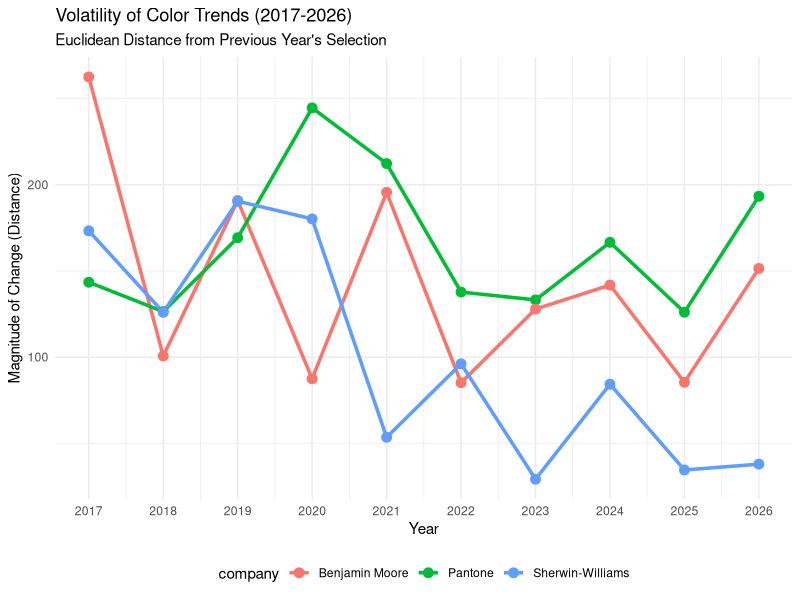
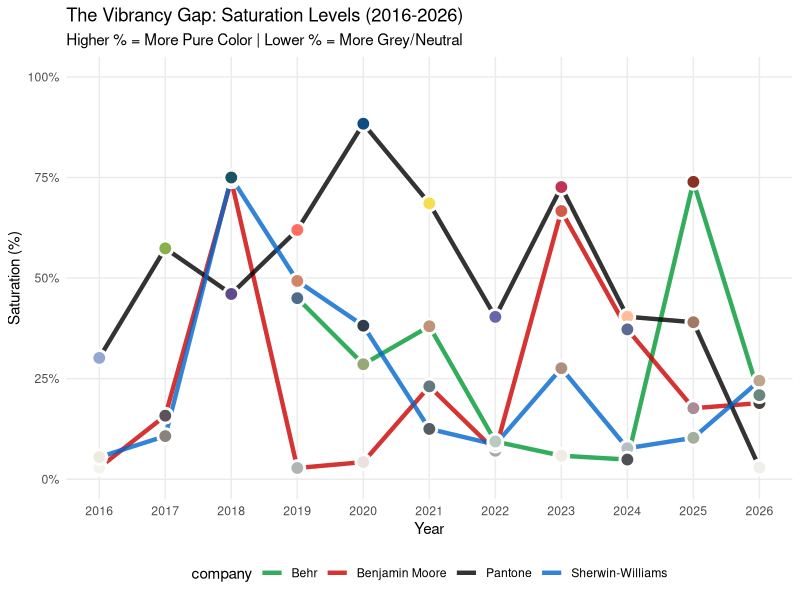

The R script that drew these images, in order:
## ---- chunk 1

# Load necessary libraries
if (!require("ggplot2")) install.packages("ggplot2")
if (!require("dplyr")) install.packages("dplyr")

library(ggplot2)
library(dplyr)

# 1. Create the Dataset
# Note: For split years (Pantone 2016/2021), we average the RGB values
colors_ts <- data.frame(
  year = c(
    # Pantone
    2026, 2025, 2024, 2023, 2022, 2021, 2020, 2019, 2018, 2017, 2016,
    # Benjamin Moore
    2026, 2025, 2024, 2023, 2022, 2021, 2020, 2019, 2018, 2017, 2016,
    # Sherwin-Williams
    2026, 2025, 2024, 2023, 2022, 2021, 2020, 2019, 2018, 2017, 2016
  ),
  company = c(
    rep("Pantone", 11),
    rep("Benjamin Moore", 11),
    rep("Sherwin-Williams", 11)
  ),
  # RGB Values (Approximate)
  R = c(
    # Pantone (240, 164, 255, 190, 102, 196, 15, 255, 95, 136, 196),
    # BM      (74, 170, 91, 210, 163, 100, 235, 175, 175, 95, 243),
    # SW      (188, 163, 180, 174, 149, 84, 47, 209, 25, 140, 237)
    # Filling full vectors for copy-paste convenience:
    240, 164, 255, 190, 102, 196, 15, 255, 95, 136, 196, # Pantone
    74, 170, 91, 210, 163, 100, 235, 175, 175, 95, 243,  # BM
    188, 163, 180, 174, 149, 84, 47, 209, 25, 140, 237   # SW
  ),
  G = c(
    238, 120, 190, 52, 103, 186, 76, 111, 75, 176, 185, # Pantone
    65, 140, 108, 90, 170, 120, 225, 180, 45, 80, 244,  # BM
    166, 175, 190, 142, 151, 94, 61, 134, 85, 130, 234  # SW
  ),
  B = c(
    233, 100, 152, 85, 171, 114, 129, 97, 139, 75, 205, # Pantone
    60, 150, 145, 70, 158, 130, 225, 180, 45, 95, 237,  # BM
    142, 169, 195, 126, 138, 96, 76, 106, 100, 125, 224 # SW
  )
)

# 2. Calculate Distances
# Group by company, sort by year, and calculate Euclidean distance from previous year
df_dist <- colors_ts %>%
  group_by(company) %>%
  arrange(year) %>%
  mutate(
    # Lag gives the value of the previous row (previous year)
    dist = sqrt(
      (R - lag(R))^2 + 
      (G - lag(G))^2 + 
      (B - lag(B))^2
    )
  ) %>%
  filter(!is.na(dist)) # Remove the first year (2016) since it has no previous year

# 3. Plot
ggplot(df_dist, aes(x = year, y = dist, color = company, group = company)) +
  geom_line(size = 1.2) +
  geom_point(size = 3) +
  scale_x_continuous(breaks = 2017:2026) +
  labs(
    title = "Volatility of Color Trends (2017-2026)",
    subtitle = "Euclidean Distance from Previous Year's Selection",
    y = "Magnitude of Change (Distance)",
    x = "Year"
  ) +
  theme_minimal() +
  theme(legend.position = "bottom")
## ---- chunk 2
library(ggplot2)
library(dplyr)

# 1. Setup Data (Including 2025/2026 updates)
colors_df <- data.frame(
  year = c(2026, 2025, 2024, 2023, 2022, 2021, 2020, 2019, 2018, 2017, 2016,
           2026, 2025, 2024, 2023, 2022, 2021, 2020, 2019, 2018, 2017, 2016,
           2026, 2025, 2024, 2023, 2022, 2021, 2020, 2019, 2018, 2017, 2016,
           2026, 2025, 2024, 2023, 2022, 2021, 2020, 2019),
  company = c(rep("Pantone", 11), rep("Benjamin Moore", 11), rep("Sherwin-Williams", 11), rep("Behr", 8)),
  hex = c(
    # Pantone
    "#F0EEE9", "#A47864", "#FFBE98", "#BE3455", "#6667AB", "#F5DF4D", "#0F4C81", "#FF6F61", "#5F4B8B", "#88B04B", "#92A8D1",
    # Benjamin Moore
    "#4A413C", "#AA8C96", "#5B6C91", "#D25A46", "#A3AA9E", "#647882", "#EBE1E1", "#AFB4B4", "#AF2D2D", "#5F505F", "#F3F4ED",
    # Sherwin-Williams
    "#BCA68E", "#A3AF9D", "#B4BEC3", "#AE8E7E", "#95978A", "#545E60", "#2F3D4C", "#D1866A", "#195564", "#8C827D", "#EDEAE0",
    # Behr (2019-2026)
    "#6A867F", "#8A3324", "#4E5052", "#F0ECE2", "#B8CBC0", "#C09277", "#97A878", "#4D6C8C"
  )
)

# 2. Function to calculate Saturation (S in HSV)
get_saturation <- function(hex_code) {
  rgb <- col2rgb(hex_code)
  hsv <- rgb2hsv(rgb[1], rgb[2], rgb[3])
  return(hsv["s", ]) # Return only Saturation row
}

# Apply function to data
colors_df$saturation <- sapply(colors_df$hex, get_saturation)

# 3. Plot
ggplot(colors_df, aes(x = year, y = saturation, color = company)) +
  
  # Add the lines
  geom_line(size = 1.5, alpha = 0.8) +
  geom_point(size = 4, aes(fill = hex), shape = 21, color = "white", stroke = 1.5) +
  
  # Use actual colors for the points
  scale_fill_identity() +
  
  # Custom Colors for the lines
  scale_color_manual(values = c("Pantone" = "black", "Benjamin Moore" = "#cc0000", 
                                "Sherwin-Williams" = "#0066cc", "Behr" = "#009933")) +
  
  # Formatting
  scale_y_continuous(labels = scales::percent, limits = c(0, 1)) +
  scale_x_continuous(breaks = 2016:2026) +
  
  labs(title = "The Vibrancy Gap: Saturation Levels (2016-2026)",
       subtitle = "Higher % = More Pure Color | Lower % = More Grey/Neutral",
       y = "Saturation (%)",
       x = "Year") +
  
  theme_minimal() +
  theme(legend.position = "bottom",
        panel.grid.minor = element_blank())
